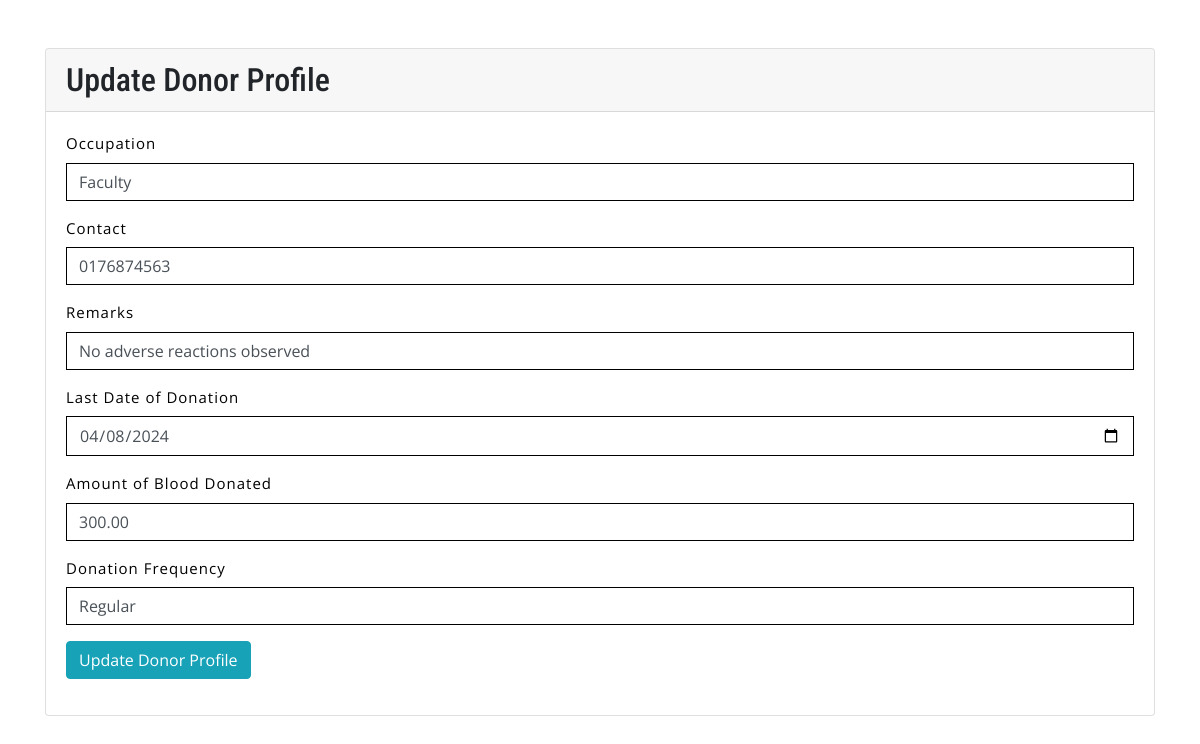
The page /Donor/update-donor.php?id=2 on the database its author committed.
### tables this page shows
CREATE TABLE `donor` (
  `User_ID` int(11) NOT NULL,
  `Gender` enum('Male','Female','Other') DEFAULT NULL,
  `Age` int(11) DEFAULT NULL,
  `Occupation` varchar(100) DEFAULT NULL,
  `Street` varchar(100) DEFAULT NULL,
  `City` varchar(50) DEFAULT NULL,
  `Blood_Group` varchar(5) DEFAULT NULL
);

CREATE TABLE `donorcontact` (
  `User_ID` int(11) NOT NULL,
  `Contact` varchar(20) NOT NULL
);

CREATE TABLE `remark` (
  `User_ID` int(11) NOT NULL,
  `Remarks` varchar(255) NOT NULL
);

CREATE TABLE `donation_log_1` (
  `User_ID` int(11) NOT NULL,
  `Last_Date_Of_Donation` date DEFAULT NULL,
  `Amount_Of_Blood_Donated` decimal(10,2) DEFAULT NULL
);

CREATE TABLE `donation_log_2` (
  `User_ID` int(11) NOT NULL,
  `Donation_Frequency` varchar(50) DEFAULT NULL
);

### Donor/update-donor.php (the view, shortened to what this page needs)
<?php
include('../includes/config.php');
$db_host = 'localhost';
$db_name = 'bbdms';
$db_user = 'root';
$db_pass = '';
try {
    $dbh = new PDO("mysql:host=$db_host;dbname=$db_name", $db_user, $db_pass);
    $dbh->setAttribute(PDO::ATTR_ERRMODE, PDO::ERRMODE_EXCEPTION);
} catch (PDOException $e) {
    echo "Connection failed: " . $e->getMessage();
    exit();
}
$id = isset($_GET['id']) ? intval($_GET['id']) : 0;
$sql = "SELECT
            d.Occupation,
            dc.Contact,
            r.Remarks,
            dl1.Last_Date_Of_Donation,
            dl1.Amount_Of_Blood_Donated,
            dl2.Donation_Frequency
        FROM
            Donor d
            INNER JOIN DonorContact dc ON d.User_ID = dc.User_ID
            INNER JOIN Remark r ON d.User_ID = r.User_ID
            INNER JOIN Donation_Log_1 dl1 ON d.User_ID = dl1.User_ID
            INNER JOIN Donation_Log_2 dl2 ON d.User_ID = dl2.User_ID
        WHERE
            d.User_ID = :id";
try {
    $statement = $dbh->prepare($sql);
    $statement->execute([':id' => $id ]);
    $person = $statement->fetch(PDO::FETCH_ASSOC);
} catch (PDOException $e) {
    echo "Error: " . $e->getMessage();
}
?>
<!DOCTYPE html>
<html lang="zxx">
<head>
    <link rel="stylesheet" href="css/bootstrap.css">
    <link rel="stylesheet" href="css/style.css" type="text/css" media="all" />
    <link rel="stylesheet" href="css/fontawesome-all.css">
</head>
<body>
<div class="container">
  <div class="card mt-5">
    <div class="card-header">
      <h2>Update Donor Profile</h2>
    </div>
    <div class="card-body">
      <form method="post">
        <div class="form-group">
          <label for="Occupation">Occupation</label>
          <input value="<?= isset($person['Occupation']) ? $person['Occupation'] : ''; ?>" type="text" name="Occupation" id="Occupation" class="form-control">
        </div>
        <div class="form-group">
          <label for="Contact">Contact</label>
          <input value="<?= isset($person['Contact']) ? $person['Contact'] : ''; ?>" type="text" name="Contact" id="Contact" class="form-control">
        </div>
        <div class="form-group">
          <label for="Remarks">Remarks</label>
          <input value="<?= isset($person['Remarks']) ? $person['Remarks'] : ''; ?>" type="text" name="Remarks" id="Remarks" class="form-control">
        </div>
        <div class="form-group">
            <label for="Last_Date_Of_Donation">Last Date of Donation</label>
            <input value="<?= isset($person['Last_Date_Of_Donation']) ? $person['Last_Date_Of_Donation'] : ''; ?>" type="date" name="Last_Date_Of_Donation" id="Last_Date_Of_Donation" class="form-control">
        </div>
        <div class="form-group">
          <label for="Amount_Of_Blood_Donated">Amount of Blood Donated</label>
          <input value="<?= isset($person['Amount_Of_Blood_Donated']) ? $person['Amount_Of_Blood_Donated'] : ''; ?>" type="text" name="Amount_Of_Blood_Donated" id="Amount_Of_Blood_Donated" class="form-control">
        </div>
        <div class="form-group">
          <label for="Donation_Frequency">Donation Frequency</label>
          <input value="<?= isset($person['Donation_Frequency']) ? $person['Donation_Frequency'] : ''; ?>" type="text" name="Donation_Frequency" id="Donation_Frequency" class="form-control">
        </div>
        <div class="form-group">
          <button type="submit" name="submit" class="btn btn-info">Update Donor Profile</button>
        </div>
      </form>
    </div>
  </div>
</div>
</body>
</html>

### css/style.css (style rules this page uses)
body { padding: 0; margin: 0; background: #FFF; font-family: 'Open Sans', sans-serif; }
h1, h2, h3, h4, h5, h6 { margin: 0; padding: 0; font-family: 'Roboto Condensed', sans-serif; }
label { margin: 0; }
.form-control { border-radius: 0px }
.form-group label { font-size: 15px; letter-spacing: 1px; color: #000; margin-bottom: 8px; text-align: left; display: block; }

### rows shown on the page
donor: Occupation "Faculty", Contact "0176874563", Remarks "No adverse reactions observed", Last_Date_Of_Donation "04/08/2024", Amount_Of_Blood_Donated "300.00", Donation_Frequency "Regular"
